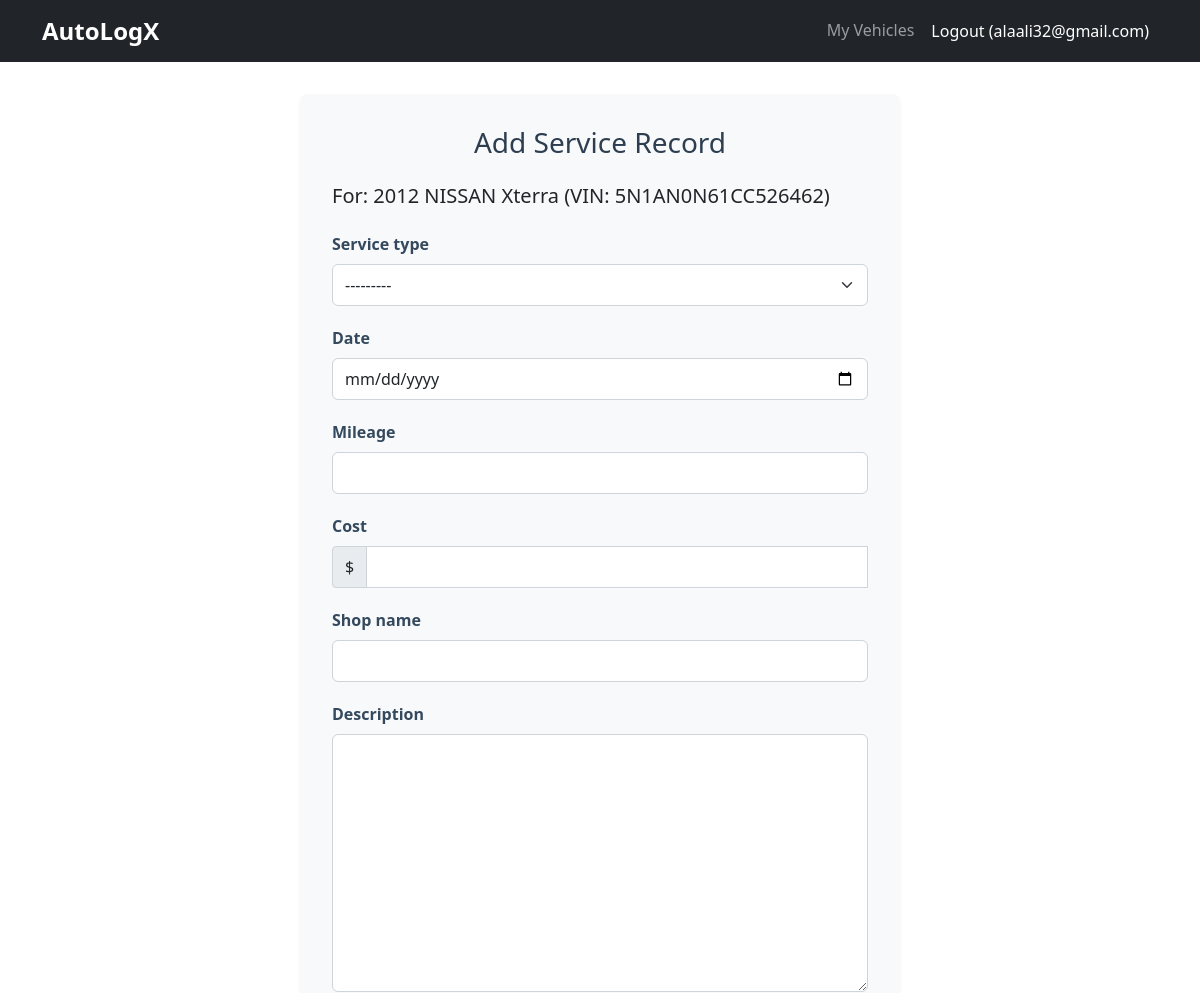
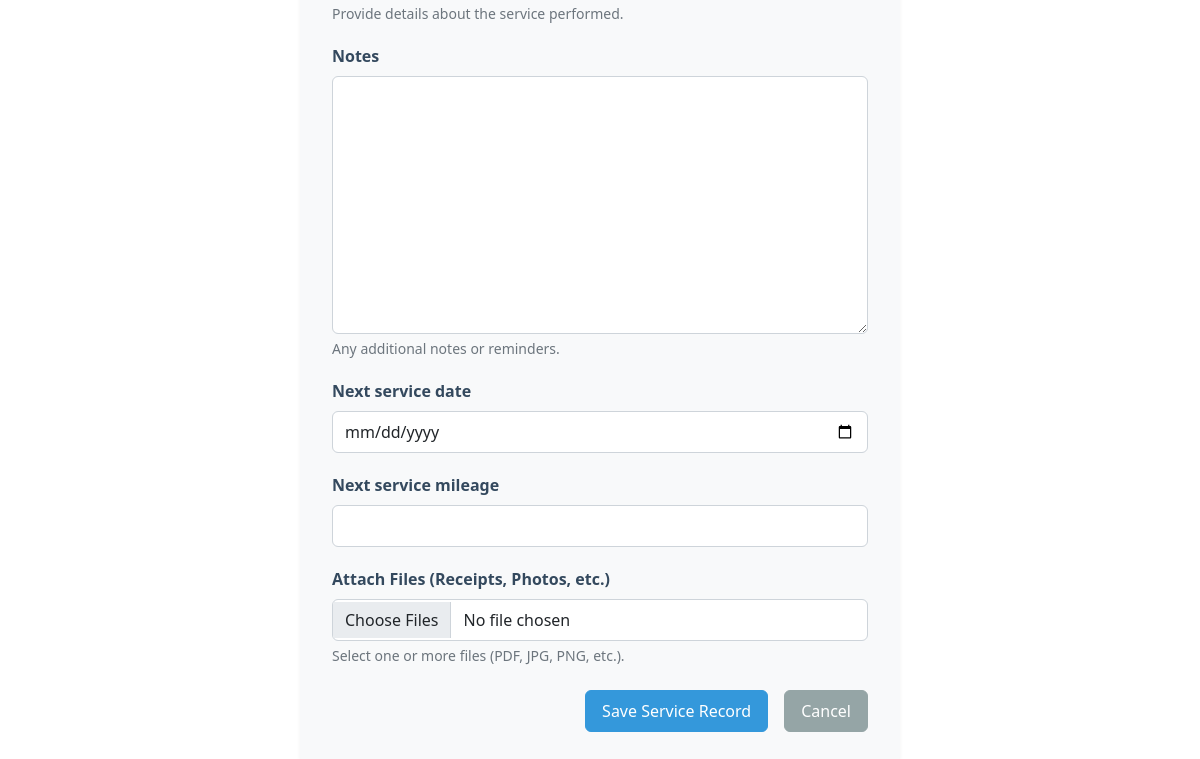
/vehicles/1/service-records/create/ (signed in), run on the app's committed database (2 pictures, top to bottom).
### autologx/api/models.py (models this page shows, shortened)
class Vehicle(models.Model):
    user = models.ForeignKey(User, on_delete=models.CASCADE, related_name='vehicles')
    vin = models.CharField(max_length=17, unique=True, blank=True, null=True)
    make = models.CharField(max_length=50)
    model = models.CharField(max_length=50)
    year = models.IntegerField()
    trim = models.CharField(max_length=50, blank=True)
    engine = models.CharField(max_length=100, blank=True)
    engine_size = models.DecimalField(max_digits=5, decimal_places=1, blank=True, null=True)
    fuel_type = models.CharField(max_length=20, blank=True)
    TRANSMISSION_CHOICES = [
        ('manual', 'Manual'), ('automatic', 'Automatic'), ('cvt', 'CVT'),
        ('semi_automatic', 'Semi-Automatic'), ('other', 'Other'),
    ]
    transmission = models.CharField(max_length=20, choices=TRANSMISSION_CHOICES, blank=True)
    oil_viscosity = models.CharField(max_length=10, blank=True, help_text="e.g., 0W-20, 5W-30")
    current_mileage = models.IntegerField(default=0)
    last_oil_change_mileage = models.IntegerField(blank=True, null=True)
    last_oil_change_date = models.DateField(blank=True, null=True)
    last_service_mileage = models.IntegerField(blank=True, null=True)
    last_service_date = models.DateField(blank=True, null=True)
    stock_tire_size = models.CharField(max_length=30, blank=True)
    stock_wheel_size = models.CharField(max_length=20, blank=True)
    current_tire_size = models.CharField(max_length=30, blank=True)
    current_wheel_size = models.CharField(max_length=20, blank=True)
    created_at = models.DateTimeField(auto_now_add=True)
    updated_at = models.DateTimeField(auto_now=True)

### autologx/api/views.py (the view)
# urls.py: path('vehicles/<int:vehicle_pk>/service-records/create/', views.service_record_create, name='service_record_create'),
@login_required
def service_record_create(request, vehicle_pk):
    vehicle = get_object_or_404(Vehicle, pk=vehicle_pk, user=request.user)
    if request.method == 'POST':
        form = ServiceRecordForm(request.POST, request.FILES)
        if form.is_valid():
            service_record = form.save(commit=False)
            service_record.vehicle = vehicle
            service_record.save()
            uploaded_files = request.FILES.getlist('attachments')
            for uploaded_file in uploaded_files:
                Attachment.objects.create(
                    service_record=service_record,
                    title=uploaded_file.name[:199], # Truncate filename to fit max_length
                    attachment_type='other', # Default type
                    file=uploaded_file
                )
            messages.success(request, 'Service record added successfully!')
            return redirect('vehicle_detail', pk=vehicle.pk)
    else:
        form = ServiceRecordForm()
    return render(request, 'service_records/form.html', {
        'form': form,
        'title': 'Add Service Record',
        'vehicle': vehicle
    })

### autologx/api/forms.py
class ServiceRecordForm(forms.ModelForm):
    attachments = MultipleFileField(
        label="Attach Files (Receipts, Photos, etc.)",
        required=False,
        help_text="Select one or more files (PDF, JPG, PNG, etc.)."
    )
    class Meta:
        model = ServiceRecord
        fields = ['service_type', 'date', 'mileage', 'description', 'cost',
                 'shop_name', 'notes', 'next_service_date', 'next_service_mileage']
        widgets = {
            'date': forms.DateInput(attrs={'type': 'date'}),
            'next_service_date': forms.DateInput(attrs={'type': 'date'}),
            'mileage': forms.NumberInput(attrs={'min': 0}),
            'cost': forms.NumberInput(attrs={'step': '0.01', 'min': 0}),
            'next_service_mileage': forms.NumberInput(attrs={'min': 0}),
        }

### templates/service_records/form.html (shortened to what this page needs)
{% extends 'base.html' %}
{% load widget_tweaks %}
{% block content %}
<div class="form-container">
    <h3>{{ title }}</h3>
    {% if vehicle %}
        <h5 class="mb-4">For: {{ vehicle.year }} {{ vehicle.make }} {{ vehicle.model }} (VIN: {{ vehicle.vin|default:"N/A" }})</h5>
    {% endif %}
    <form method="post" enctype="multipart/form-data">
        <div class="form-group">
            <label for="{{ form.service_type.id_for_label }}" class="form-label">{{ form.service_type.label }}</label>
            {{ form.service_type|add_class:"form-select" }}
        </div>
        <div class="form-group">
            <label for="{{ form.date.id_for_label }}" class="form-label">{{ form.date.label }}</label>
            {{ form.date|add_class:"form-control" }}
        </div>
        <div class="form-group">
            <label for="{{ form.mileage.id_for_label }}" class="form-label">{{ form.mileage.label }}</label>
            {{ form.mileage|add_class:"form-control" }}
        </div>
        <div class="form-group">
            <label for="{{ form.cost.id_for_label }}" class="form-label">{{ form.cost.label }}</label>
            <div class="input-group">
                <span class="input-group-text">$</span>
                {{ form.cost|add_class:"form-control" }}
            </div>
        </div>
        <div class="form-group">
            <label for="{{ form.shop_name.id_for_label }}" class="form-label">{{ form.shop_name.label }}</label>
            {{ form.shop_name|add_class:"form-control" }}
        </div>
        <div class="form-group">
            <label for="{{ form.description.id_for_label }}" class="form-label">{{ form.description.label }}</label>
            {{ form.description|add_class:"form-control" }}
            <div class="form-text">Provide details about the service performed.</div>
        </div>
        <div class="form-group">
            <label for="{{ form.notes.id_for_label }}" class="form-label">{{ form.notes.label }}</label>
            {{ form.notes|add_class:"form-control" }}
            <div class="form-text">Any additional notes or reminders.</div>
        </div>
        <div class="form-group">
            <label for="{{ form.next_service_date.id_for_label }}" class="form-label">{{ form.next_service_date.label }}</label>
            {{ form.next_service_date|add_class:"form-control" }}
        </div>
        <div class="form-group">
            <label for="{{ form.next_service_mileage.id_for_label }}" class="form-label">{{ form.next_service_mileage.label }}</label>
            {{ form.next_service_mileage|add_class:"form-control" }}
        </div>
        <div class="form-group">
            <label for="{{ form.attachments.id_for_label }}" class="form-label">{{ form.attachments.label }}</label>
            {{ form.attachments|add_class:"form-control" }}
            {% if form.attachments.help_text %}
                <div class="form-text">{{ form.attachments.help_text }}</div>
            {% endif %}
        </div>
        <div class="d-grid gap-2 d-md-flex justify-content-md-end mt-4">
            <button type="submit" class="btn btn-primary me-md-2">Save Service Record</button>
            {% if vehicle %}
                <a href="{% url 'vehicle_detail' vehicle.pk %}" class="btn btn-secondary">Cancel</a>
            {% else %}
                <a href="{% url 'vehicle_list' %}" class="btn btn-secondary">Cancel</a>
            {% endif %}
        </div>
    </form>
</div>
{% endblock %}

### templates/base.html (shortened to what this page needs)
<!DOCTYPE html>
<html lang="en">
<head>
    <link href="https://cdn.jsdelivr.net/npm/bootstrap@5.1.3/dist/css/bootstrap.min.css" rel="stylesheet">
    {% load static %}
    <link rel="stylesheet" href="{% static 'css/custom.css' %}">
</head>
<body>
    <nav class="navbar navbar-expand-lg navbar-dark bg-dark">
        <div class="container"><a class="navbar-brand" href="{% url 'home' %}">AutoLogX</a>
            <div class="navbar-nav ms-auto">
                {% if user.is_authenticated %}
                    <a class="nav-link" href="{% url 'vehicle_list' %}">My Vehicles</a>
                    <form method="post" action="{% url 'logout' %}" class="d-inline">
                        <button type="submit" class="btn btn-link nav-link text-white text-decoration-none">Logout ({{ user.username }})</button>
                    </form>
                {% else %}
                    <a class="nav-link" href="{% url 'login' %}">Login</a>
                    <a class="nav-link" href="{% url 'signup' %}">Sign Up</a>
                {% endif %}
            </div>
        </div>
    </nav>
    <div class="container mt-4">
        {% block content %}{% endblock %}
    </div>
</body>
</html>

### static/css/custom.css (style rules this page uses)
.form-container { max-width: 600px; margin: 2rem auto; padding: 2rem; background-color: #f8f9fa; border-radius: 8px; box-shadow: 0 2px 4px rgba(0,0,0,0.05); }
.form-container h3 { margin-bottom: 1.5rem; color: #2c3e50; text-align: center; }
.form-label { font-weight: 600; color: #34495e; margin-bottom: 0.5rem; }
.form-control, .form-select { border: 1px solid #ced4da; border-radius: 0.375rem; padding: 0.5rem 0.75rem; transition: border-color 0.15s ease-in-out, box-shadow 0.15s ease-in-out; }
.form-group { margin-bottom: 1.25rem; }
.btn { padding: 0.5rem 1rem; font-weight: 500; border-radius: 0.375rem; transition: background-color 0.15s ease-in-out, border-color 0.15s ease-in-out; }
.btn-primary { background-color: #3498db; border-color: #3498db; }
.btn-secondary { background-color: #95a5a6; border-color: #95a5a6; }
.navbar-brand { font-size: 1.5rem; font-weight: bold; }
.input-group .form-control { border-top-right-radius: 0; border-bottom-right-radius: 0; }

### data on the page
Vehicle: year "2012", make "NISSAN", model "Xterra", vin "5N1AN0N61CC526462"

### other printed values
{{ user.username }} "alaali32@gmail.com"
{{ title }} "Add Service Record"
